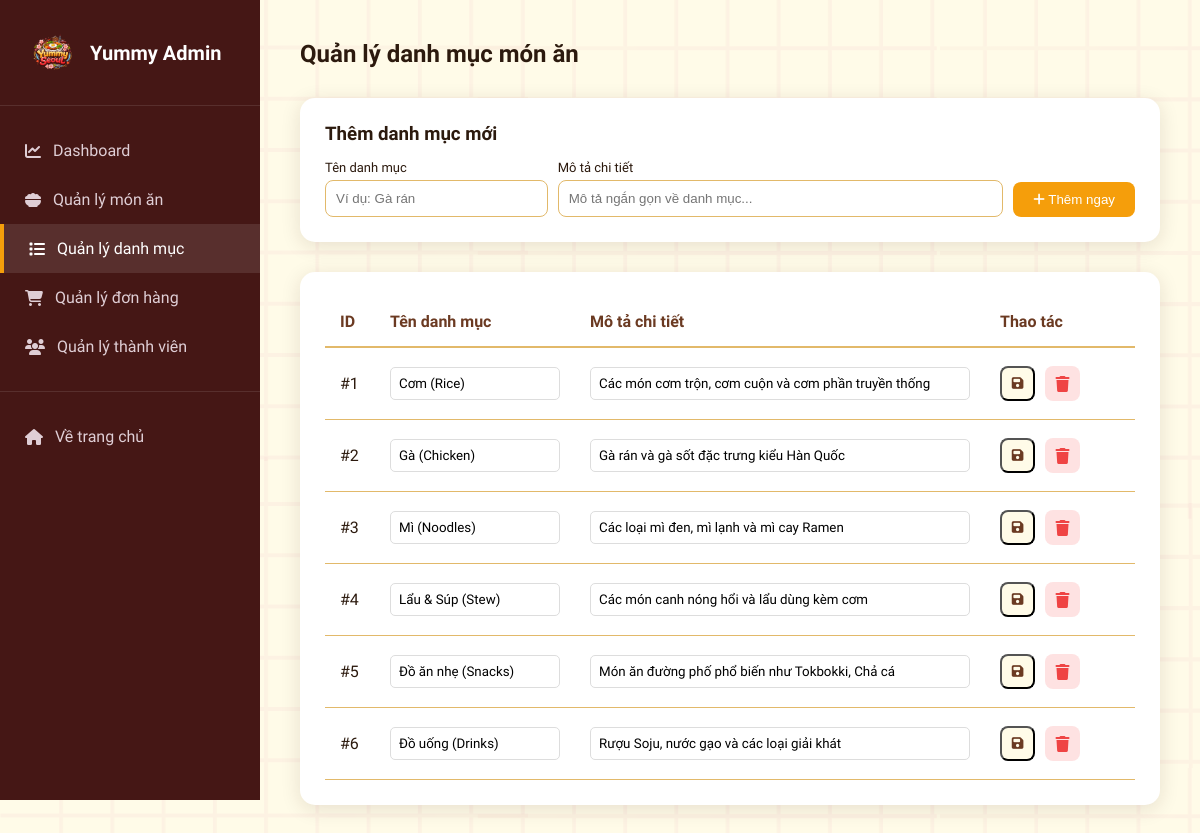
The app's page /UI_Manager/php/category.php with its own data.
### tables this page shows
CREATE TABLE IF NOT EXISTS `danh_muc_mon_an` (
  `id_danh_muc` int NOT NULL AUTO_INCREMENT,
  `ten_danh_muc` varchar(100) NOT NULL,
  `mo_ta` text,
  PRIMARY KEY (`id_danh_muc`),
  UNIQUE KEY `ten_danh_muc` (`ten_danh_muc`)
);

### UI_Manager/php/category.php (the view, shortened to what this page needs)
<?php
include '../../SQL_Connect/db.php';
$categories = $pdo->query("SELECT * FROM danh_muc_mon_an ORDER BY id_danh_muc ASC")->fetchAll();
?>
<!DOCTYPE html>
<html lang="vi">
<head>
    <link rel="stylesheet" href="https://cdnjs.cloudflare.com/ajax/libs/font-awesome/6.4.0/css/all.min.css">
    <link rel="stylesheet" href="../css/category.css">
    <link rel="stylesheet" href="../../UI_User/css/home.css">
</head>
<body>
    <div class="admin-container">
        <aside class="admin-sidebar">
            <div class="sidebar-logo">
                <img src="../../Image/homepage/logo.png" alt="Logo">
                <span>Yummy Admin</span>
            </div>
            <nav class="sidebar-nav">
                <a href="dashboard.php" class="nav-link"><i class="fa-solid fa-chart-line"></i> Dashboard</a>
                <a href="product.php" class="nav-link"><i class="fa-solid fa-bowl-food"></i> Quản lý món ăn</a>
                <a href="category.php" class="nav-link active"><i class="fa-solid fa-list"></i> Quản lý danh mục</a>
                <a href="order.php" class="nav-link"><i class="fa-solid fa-cart-shopping"></i> Quản lý đơn hàng</a>
                <a href="user.php" class="nav-link"><i class="fa-solid fa-users"></i> Quản lý thành viên</a>
                <div class="nav-divider"></div>
                <a href="../../UI_User/php/home.php" class="nav-link"><i class="fa-solid fa-house"></i> Về trang chủ</a>
            </nav>
        </aside>
        <main class="admin-main">
            <header class="main-header">
                <h2>Quản lý danh mục món ăn</h2>
            </header>
            <div class="card">
                <h3 style="margin-bottom: 15px;">Thêm danh mục mới</h3>
                <form method="POST" class="add-form-inline">
                    <div>
                        <label style="display:block; font-size: 13px; margin-bottom:5px;">Tên danh mục</label>
                        <input type="text" name="ten_danh_muc" class="input-inline" placeholder="Ví dụ: Gà rán" required style="width:100%;">
                    </div>
                    <div>
                        <label style="display:block; font-size: 13px; margin-bottom:5px;">Mô tả chi tiết</label>
                        <input type="text" name="mo_ta" class="input-inline" placeholder="Mô tả ngắn gọn về danh mục..." style="width:100%;">
                    </div>
                    <button type="submit" name="add_category" class="btn-save-inline">
                        <i class="fa-solid fa-plus"></i> Thêm ngay
                    </button>
                </form>
            </div>
            <div class="category-list card">
                <table class="admin-table">
                    <thead>
                        <tr>
                            <th style="width: 50px;">ID</th>
                            <th style="width: 200px;">Tên danh mục</th>
                            <th>Mô tả chi tiết</th>
                            <th style="width: 150px;">Thao tác</th>
                        </tr>
                    </thead>
                    <tbody>
                        <?php foreach ($categories as $cat): ?>
                            <tr>
                                <form method="POST">
                                    <td>#<?php echo $cat['id_danh_muc']; ?></td>
                                    <td>
                                        <input type="text" name="ten_danh_muc" value="<?php echo htmlspecialchars($cat['ten_danh_muc']); ?>" class="edit-input" required>
                                    </td>
                                    <td>
                                        <input type="text" name="mo_ta" value="<?php echo htmlspecialchars($cat['mo_ta']); ?>" class="edit-input">
                                    </td>
                                    <td>
                                        <div class="action-btns">
                                            <button type="submit" name="update_category" class="btn-edit" title="Lưu thay đổi">
                                                <i class="fa-solid fa-floppy-disk"></i>
                                            </button>
                                            <a href="category.php?delete_id=<?php echo $cat['id_danh_muc']; ?>"
                                                class="btn-delete"
                                                onclick="return confirm('⚠️ CẢNH BÁO: Xóa danh mục này sẽ XÓA TẤT CẢ món ăn thuộc danh mục này. Bạn chắc chắn chứ?')">
                                                <i class="fa-solid fa-trash"></i>
                                            </a>
                                        </div>
                                    </td>
                                </form>
                            </tr>
                        <?php endforeach; ?>
                    </tbody>
                </table>
            </div>
        </main>
    </div>
</body>
</html>

### UI_Manager/css/category.css (style rules this page uses)
:root { --red-brown: #5d2620; --brown-mid: #966f5d; --baby-cream: #fef9f1; --gold-primary: #f59e0b; --gold-light: #fef3c7; --white: #ffffff; --shadow: 0 4px 15px rgba(0, 0, 0, 0.05); }
* { margin: 0; padding: 0; box-sizing: border-box; }
body { font-family: 'Asap', sans-serif; background-color: var(--baby-cream); }
.admin-container { display: flex; }
.admin-sidebar { width: 260px; background-color: var(--red-brown); color: var(--white); position: fixed; height: 100vh; display: flex; flex-direction: column; }
.sidebar-logo { padding: 30px; display: flex; align-items: center; gap: 15px; font-size: 20px; font-weight: 700; border-bottom: 1px solid rgba(255, 255, 255, 0.1); }
.sidebar-logo img { width: 45px !important; height: 45px !important; object-fit: contain; }
.sidebar-nav { flex: 1; padding: 20px 0; }
.nav-link { display: flex; align-items: center; gap: 12px; padding: 15px 25px; color: #dfced5; text-decoration: none; font-weight: 500; }
.nav-link:hover, .nav-link.active { background: rgba(255, 255, 255, 0.1); color: var(--white); border-left: 4px solid var(--gold-primary); }
.nav-divider { height: 1px; background: rgba(255, 255, 255, 0.1); margin: 20px 0; }
.admin-main { flex: 1; margin-left: 260px; padding: 40px; }
.card { background: var(--white); border-radius: 15px; padding: 25px; box-shadow: var(--shadow); margin-bottom: 30px; }
.main-header { display: flex; justify-content: space-between; margin-bottom: 30px; }
.admin-table { width: 100%; border-collapse: collapse; }
.admin-table th { text-align: left; padding: 15px; border-bottom: 2px solid var(--gold-light); color: var(--brown-mid); }
.admin-table td { padding: 18px 15px; border-bottom: 1px solid var(--gold-light); }
.action-btns { display: flex; gap: 10px; }
.btn-edit, .btn-delete { width: 35px; height: 35px; display: flex; align-items: center; justify-content: center; border-radius: 8px; text-decoration: none; }
.btn-edit { background: var(--baby-cream); color: var(--brown-mid); }
.btn-delete { background: #fee2e2; color: #ef4444; }
.add-form-inline { display: grid; grid-template-columns: 1fr 2fr auto; gap: 10px; align-items: end; }
.input-inline { padding: 10px; border: 1px solid var(--gold-light); border-radius: 8px; outline: none; }
.btn-save-inline { background: var(--gold-primary); color: white; border: none; padding: 10px 20px; border-radius: 8px; cursor: pointer; }
.edit-input { width: 100%; padding: 8px; border: 1px solid #ddd; border-radius: 5px; font-family: inherit; }

### UI_User/css/home.css (style rules this page uses)
:root { --cream: #fdf6ec; --cream-dark: #f5e9d5; --brown-deep: #3b1a0e; --brown-mid: #6b3a22; --brown-light: #a0522d; --gold: #c8922a; --gold-light: #e2b96a; --pink-soft: #f2d9c8; --pink-card: #f8ede3; --red-accent: #c0392b; --text-dark: #2c1a0e; --text-mid: #5a3825; --text-light: #8b6047; --white: #ffffff; --red-brown: #451715; --baby-pink: #ffb9d2; --light-pink: #ffdbe8; --baby-yellow: #ffeda3; --baby-cream: #fffbe8; --shadow: 0 4px 20px rgba(59, 26, 14, 0.12); --shadow-hover: 0 8px 32px rgba(59, 26, 14, 0.22); --radius: 12px; --radius-lg: 20px; }
*, *::before, *::after { box-sizing: border-box; margin: 0; padding: 0; }
body { font-family: "Asap", sans-serif; color: var(--text-dark); overflow-x: hidden; background: url("../../Image/homepage/background.png"); background-size: auto; }
a { text-decoration: none; color: inherit; }
img { display: block; max-width: 100%; }
header { position: relative; z-index: 2000; }

### records on screen
danh_muc_mon_an: id_danh_muc "1", ten_danh_muc "Cơm (Rice)", mo_ta "Các món cơm trộn, cơm cuộn và cơm phần truyền thống"
danh_muc_mon_an: id_danh_muc "2", ten_danh_muc "Gà (Chicken)", mo_ta "Gà rán và gà sốt đặc trưng kiểu Hàn Quốc"
danh_muc_mon_an: id_danh_muc "3", ten_danh_muc "Mì (Noodles)", mo_ta "Các loại mì đen, mì lạnh và mì cay Ramen"
danh_muc_mon_an: id_danh_muc "4", ten_danh_muc "Lẩu & Súp (Stew)", mo_ta "Các món canh nóng hổi và lẩu dùng kèm cơm"
danh_muc_mon_an: id_danh_muc "5", ten_danh_muc "Đồ ăn nhẹ (Snacks)", mo_ta "Món ăn đường phố phổ biến như Tokbokki, Chả cá"
danh_muc_mon_an: id_danh_muc "6", ten_danh_muc "Đồ uống (Drinks)", mo_ta "Rượu Soju, nước gạo và các loại giải khát"
